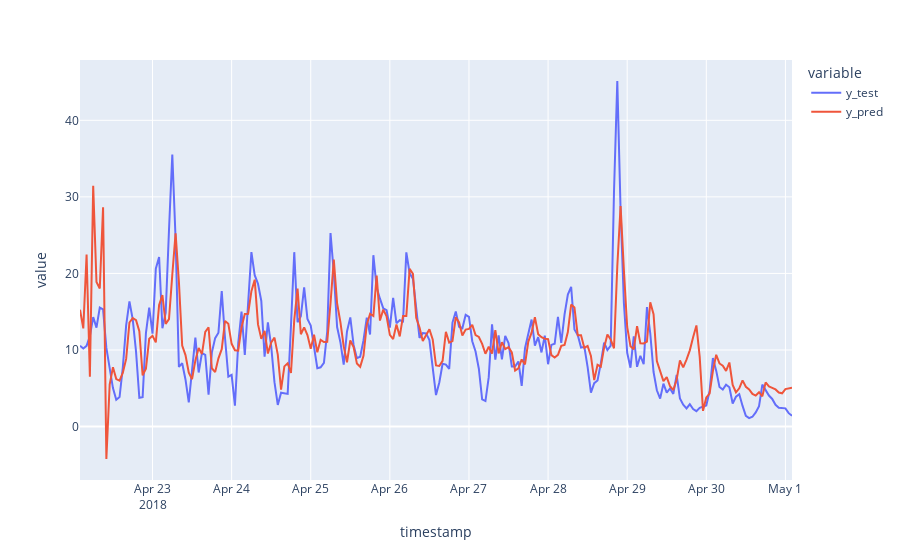

The notebook cell this image was saved under:
### Markdown cell above
**OUR PREDICTION LOOKS NICE NOW**

### Code cell
fig = px.line(df_pred_test, labels={'values':'P2'})
fig.show()

### Figure 1 — Plotly figure (JSON) as saved in the notebook; plotly's stock layout.template omitted (floating-point values rounded to 4 significant figures; data arrays with more than 128 entries replaced by an {"elided": "..."} marker saying what was removed)
{"data": [{"hovertemplate": "variable=y_test<br>timestamp=%{x}<br>value=%{y}<extra></extra>", "legendgroup": "y_test", "line": {"color": "#636efa", "dash": "solid"}, "marker": {"symbol": "circle"}, "mode": "lines", "name": "y_test", "orientation": "v", "showlegend": true, "type": "scatter", "x": {"elided": "217 str values"}, "xaxis": "x", "y": {"elided": "217 float values"}, "yaxis": "y"}, {"hovertemplate": "variable=y_pred<br>timestamp=%{x}<br>value=%{y}<extra></extra>", "legendgroup": "y_pred", "line": {"color": "#EF553B", "dash": "solid"}, "marker": {"symbol": "circle"}, "mode": "lines", "name": "y_pred", "orientation": "v", "showlegend": true, "type": "scatter", "x": {"elided": "217 str values"}, "xaxis": "x", "y": {"elided": "217 float values"}, "yaxis": "y"}], "layout": {"legend": {"title": {"text": "variable"}, "tracegroupgap": 0}, "margin": {"t": 60}, "xaxis": {"anchor": "y", "domain": [0, 1], "title": {"text": "timestamp"}}, "yaxis": {"anchor": "x", "domain": [0, 1], "title": {"text": "value"}}}}
